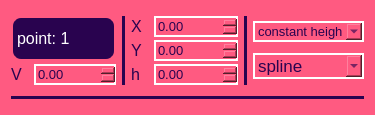
<?xml version="1.0" encoding="UTF-8"?>
<ui version="4.0">
 <class>Form</class>
 <widget class="QWidget" name="Form">
  <property name="geometry">
   <rect>
    <x>0</x>
    <y>0</y>
    <width>375</width>
    <height>115</height>
   </rect>
  </property>
  <property name="minimumSize">
   <size>
    <width>375</width>
    <height>115</height>
   </size>
  </property>
  <property name="maximumSize">
   <size>
    <width>375</width>
    <height>115</height>
   </size>
  </property>
  <property name="windowTitle">
   <string>Form</string>
  </property>
  <property name="styleSheet">
   <string notr="true">color: rgb(41, 3, 79);
border-radius: 10px;
background-color: rgb(255, 90, 129);</string>
  </property>
  <layout class="QVBoxLayout" name="verticalLayout_5">
   <item>
    <layout class="QHBoxLayout" name="horizontalLayout_7">
     <item>
      <layout class="QVBoxLayout" name="verticalLayout">
       <property name="spacing">
        <number>3</number>
       </property>
       <item>
        <layout class="QHBoxLayout" name="horizontalLayout_6">
         <item>
          <layout class="QVBoxLayout" name="verticalLayout_4">
           <item>
            <widget class="QLabel" name="pointNumber">
             <property name="font">
              <font>
               <pointsize>12</pointsize>
              </font>
             </property>
             <property name="styleSheet">
              <string notr="true">	background-color:rgb(41, 3, 79);
	border: 2px solid rgb(255, 90, 129);
	border-radius: 10px;
	color: white;</string>
             </property>
             <property name="text">
              <string>point: 1</string>
             </property>
            </widget>
           </item>
           <item>
            <layout class="QHBoxLayout" name="horizontalLayout_8">
             <item>
              <widget class="QLabel" name="Lable_velocity">
               <property name="sizePolicy">
                <sizepolicy hsizetype="Fixed" vsizetype="Preferred">
                 <horstretch>0</horstretch>
                 <verstretch>0</verstretch>
                </sizepolicy>
               </property>
               <property name="minimumSize">
                <size>
                 <width>20</width>
                 <height>20</height>
                </size>
               </property>
               <property name="maximumSize">
                <size>
                 <width>10</width>
                 <height>20</height>
                </size>
               </property>
               <property name="font">
                <font>
                 <pointsize>12</pointsize>
                </font>
               </property>
               <property name="styleSheet">
                <string notr="true">border:None;</string>
               </property>
               <property name="text">
                <string>V</string>
               </property>
              </widget>
             </item>
             <item>
              <widget class="QDoubleSpinBox" name="spin_v">
               <property name="font">
                <font>
                 <pointsize>10</pointsize>
                </font>
               </property>
               <property name="styleSheet">
                <string notr="true">border-radius: 0px;
border: 2px solid rgb(255, 255, 255);</string>
               </property>
               <property name="minimum">
                <double>0.000000000000000</double>
               </property>
               <property name="maximum">
                <double>3.000000000000000</double>
               </property>
               <property name="singleStep">
                <double>0.100000000000000</double>
               </property>
              </widget>
             </item>
            </layout>
           </item>
          </layout>
         </item>
        </layout>
       </item>
      </layout>
     </item>
     <item>
      <widget class="Line" name="line">
       <property name="styleSheet">
        <string notr="true">background-color: rgb(41, 3, 79);</string>
       </property>
       <property name="orientation">
        <enum>Qt::Vertical</enum>
       </property>
      </widget>
     </item>
     <item>
      <layout class="QVBoxLayout" name="verticalLayout_3">
       <property name="spacing">
        <number>3</number>
       </property>
       <item>
        <layout class="QHBoxLayout" name="horizontalLayout_2">
         <item>
          <widget class="QLabel" name="label_x">
           <property name="sizePolicy">
            <sizepolicy hsizetype="Fixed" vsizetype="Preferred">
             <horstretch>0</horstretch>
             <verstretch>0</verstretch>
            </sizepolicy>
           </property>
           <property name="minimumSize">
            <size>
             <width>20</width>
             <height>20</height>
            </size>
           </property>
           <property name="maximumSize">
            <size>
             <width>14</width>
             <height>20</height>
            </size>
           </property>
           <property name="font">
            <font>
             <pointsize>12</pointsize>
            </font>
           </property>
           <property name="styleSheet">
            <string notr="true">border:None;</string>
           </property>
           <property name="text">
            <string>X</string>
           </property>
          </widget>
         </item>
         <item>
          <widget class="QDoubleSpinBox" name="spin_x">
           <property name="font">
            <font>
             <pointsize>10</pointsize>
            </font>
           </property>
           <property name="styleSheet">
            <string notr="true">border-radius: 0px;
border: 2px solid rgb(255, 255, 255);</string>
           </property>
           <property name="minimum">
            <double>-9999.989999999999782</double>
           </property>
           <property name="maximum">
            <double>9999.989999999999782</double>
           </property>
           <property name="singleStep">
            <double>10.000000000000000</double>
           </property>
          </widget>
         </item>
        </layout>
       </item>
       <item>
        <layout class="QHBoxLayout" name="horizontalLayout_3">
         <item>
          <widget class="QLabel" name="label_y">
           <property name="sizePolicy">
            <sizepolicy hsizetype="Fixed" vsizetype="Preferred">
             <horstretch>0</horstretch>
             <verstretch>0</verstretch>
            </sizepolicy>
           </property>
           <property name="minimumSize">
            <size>
             <width>20</width>
             <height>20</height>
            </size>
           </property>
           <property name="maximumSize">
            <size>
             <width>10</width>
             <height>20</height>
            </size>
           </property>
           <property name="font">
            <font>
             <pointsize>12</pointsize>
            </font>
           </property>
           <property name="styleSheet">
            <string notr="true">border:None;</string>
           </property>
           <property name="text">
            <string>Y</string>
           </property>
          </widget>
         </item>
         <item>
          <widget class="QDoubleSpinBox" name="spin_y">
           <property name="font">
            <font>
             <pointsize>10</pointsize>
            </font>
           </property>
           <property name="styleSheet">
            <string notr="true">border-radius: 0px;
border: 2px solid rgb(255, 255, 255);</string>
           </property>
           <property name="minimum">
            <double>-99999.000000000000000</double>
           </property>
           <property name="maximum">
            <double>9999.000000000000000</double>
           </property>
           <property name="singleStep">
            <double>10.000000000000000</double>
           </property>
          </widget>
         </item>
        </layout>
       </item>
       <item>
        <layout class="QHBoxLayout" name="horizontalLayout_5">
         <item>
          <widget class="QLabel" name="label_h">
           <property name="sizePolicy">
            <sizepolicy hsizetype="Fixed" vsizetype="Preferred">
             <horstretch>0</horstretch>
             <verstretch>0</verstretch>
            </sizepolicy>
           </property>
           <property name="minimumSize">
            <size>
             <width>20</width>
             <height>20</height>
            </size>
           </property>
           <property name="maximumSize">
            <size>
             <width>10</width>
             <height>20</height>
            </size>
           </property>
           <property name="font">
            <font>
             <pointsize>12</pointsize>
            </font>
           </property>
           <property name="styleSheet">
            <string notr="true">border:None;</string>
           </property>
           <property name="text">
            <string>h</string>
           </property>
          </widget>
         </item>
         <item>
          <widget class="QDoubleSpinBox" name="spin_h">
           <property name="font">
            <font>
             <pointsize>10</pointsize>
            </font>
           </property>
           <property name="styleSheet">
            <string notr="true">border-radius: 0px;
border: 2px solid rgb(255, 255, 255);</string>
           </property>
           <property name="minimum">
            <double>0.000000000000000</double>
           </property>
           <property name="maximum">
            <double>10.000000000000000</double>
           </property>
           <property name="singleStep">
            <double>1.000000000000000</double>
           </property>
          </widget>
         </item>
        </layout>
       </item>
      </layout>
     </item>
     <item>
      <widget class="Line" name="line_2">
       <property name="styleSheet">
        <string notr="true">background-color: rgb(41, 3, 79);</string>
       </property>
       <property name="orientation">
        <enum>Qt::Vertical</enum>
       </property>
      </widget>
     </item>
     <item>
      <layout class="QVBoxLayout" name="verticalLayout_2">
       <item>
        <widget class="QComboBox" name="cb_height_mode">
         <property name="font">
          <font>
           <pointsize>10</pointsize>
          </font>
         </property>
         <property name="styleSheet">
          <string notr="true">border-radius: 0px;
border: 2px solid rgb(255, 255, 255);</string>
         </property>
         <item>
          <property name="text">
           <string>constant height </string>
          </property>
         </item>
         <item>
          <property name="text">
           <string>above ground</string>
          </property>
         </item>
        </widget>
       </item>
       <item>
        <widget class="QComboBox" name="cb_move_mode">
         <property name="font">
          <font>
           <pointsize>13</pointsize>
          </font>
         </property>
         <property name="styleSheet">
          <string notr="true">border-radius: 0px;
border: 2px solid rgb(255, 255, 255);</string>
         </property>
         <item>
          <property name="text">
           <string>spline</string>
          </property>
         </item>
         <item>
          <property name="text">
           <string>line</string>
          </property>
         </item>
         <item>
          <property name="text">
           <string>to point</string>
          </property>
         </item>
        </widget>
       </item>
      </layout>
     </item>
    </layout>
   </item>
   <item>
    <widget class="Line" name="line_7">
     <property name="styleSheet">
      <string notr="true">background-color: rgb(41, 3, 79);</string>
     </property>
     <property name="orientation">
      <enum>Qt::Horizontal</enum>
     </property>
    </widget>
   </item>
  </layout>
 </widget>
 <resources/>
 <connections/>
</ui>
